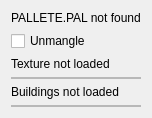
           <widget class="QWidget" name="scrollAreaWidgetContents_3">
            <property name="geometry">
             <rect>
              <x>0</x>
              <y>0</y>
              <width>133</width>
              <height>118</height>
             </rect>
            </property>
            <layout class="QVBoxLayout" name="verticalLayout_12">
             <item>
              <widget class="QLabel" name="lblPalletteLoaded">
               <property name="text">
                <string>PALLETE.PAL not found</string>
               </property>
              </widget>
             </item>
             <item>
              <widget class="QCheckBox" name="ckUnmangleTextures">
               <property name="text">
                <string>Unmangle</string>
               </property>
              </widget>
             </item>
             <item>
              <widget class="QLabel" name="lblTextureLoaded">
               <property name="text">
                <string>Texture not loaded</string>
               </property>
              </widget>
             </item>
             <item>
              <widget class="QFrame" name="frmTex">
               <property name="frameShape">
                <enum>QFrame::StyledPanel</enum>
               </property>
               <property name="frameShadow">
                <enum>QFrame::Raised</enum>
               </property>
               <layout class="QGridLayout" name="texLayout">
                <property name="leftMargin">
                 <number>0</number>
                </property>
                <property name="topMargin">
                 <number>0</number>
                </property>
                <property name="rightMargin">
                 <number>0</number>
                </property>
                <property name="bottomMargin">
                 <number>0</number>
                </property>
               </layout>
              </widget>
             </item>
             <item>
              <widget class="QLabel" name="lblBuildingsLoaded">
               <property name="text">
                <string>Buildings not loaded</string>
               </property>
              </widget>
             </item>
             <item>
              <widget class="QFrame" name="frmBld">
               <property name="frameShape">
                <enum>QFrame::StyledPanel</enum>
               </property>
               <property name="frameShadow">
                <enum>QFrame::Raised</enum>
               </property>
               <layout class="QGridLayout" name="bldLayout">
                <property name="leftMargin">
                 <number>0</number>
                </property>
                <property name="topMargin">
                 <number>0</number>
                </property>
                <property name="rightMargin">
                 <number>0</number>
                </property>
                <property name="bottomMargin">
                 <number>0</number>
                </property>
               </layout>
              </widget>
             </item>
             <item>
              <spacer name="verticalSpacer_5">
               <property name="orientation">
                <enum>Qt::Vertical</enum>
               </property>
               <property name="sizeHint" stdset="0">
                <size>
                 <width>20</width>
                 <height>40</height>
                </size>
               </property>
              </spacer>
             </item>
            </layout>
           </widget>
